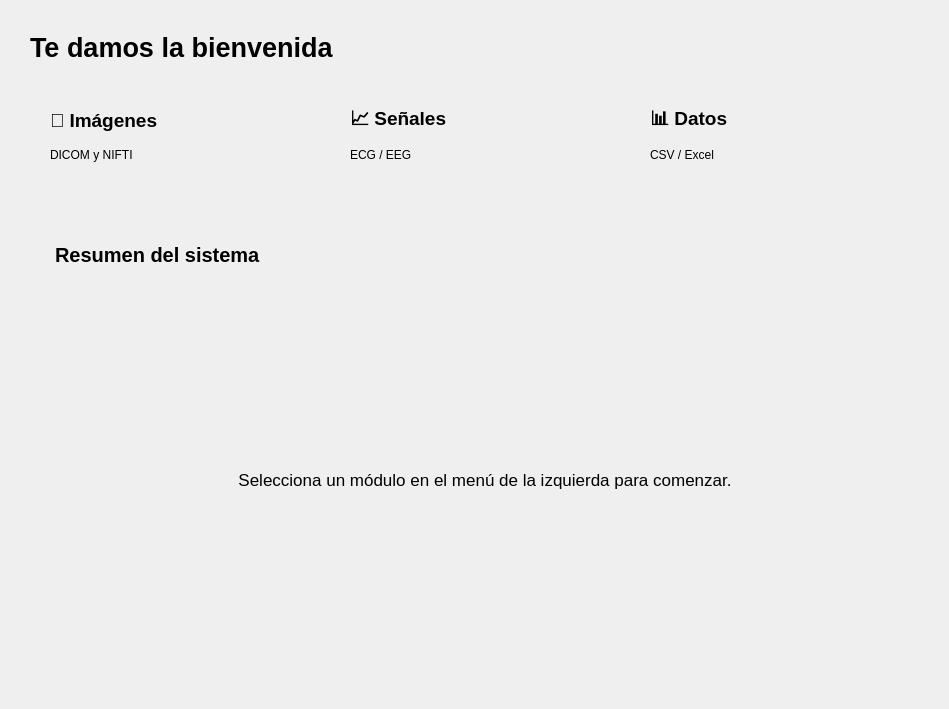
    <widget class="QWidget" name="pageInicio">
     <widget class="QLabel" name="labelBienvenidaUsuario">
      <property name="geometry"><rect><x>30</x><y>25</y><width>900</width><height>45</height></rect></property>
      <property name="font"><font><pointsize>20</pointsize><weight>75</weight><bold>true</bold></font></property>
      <property name="text"><string>Te damos la bienvenida</string></property>
     </widget>
     <widget class="QFrame" name="cardImagenes">
      <property name="geometry"><rect><x>30</x><y>90</y><width>280</width><height>110</height></rect></property>
      <widget class="QLabel" name="labelCardImg">
       <property name="geometry"><rect><x>20</x><y>15</y><width>240</width><height>30</height></rect></property>
       <property name="font"><font><pointsize>14</pointsize><weight>75</weight><bold>true</bold></font></property>
       <property name="text"><string>🧠 Imágenes</string></property>
      </widget>
      <widget class="QLabel" name="labelCardImgSub">
       <property name="geometry"><rect><x>20</x><y>52</y><width>240</width><height>25</height></rect></property>
       <property name="text"><string>DICOM y NIFTI</string></property>
      </widget>
     </widget>
     <widget class="QFrame" name="cardSenales">
      <property name="geometry"><rect><x>330</x><y>90</y><width>280</width><height>110</height></rect></property>
      <widget class="QLabel" name="labelCardSen">
       <property name="geometry"><rect><x>20</x><y>15</y><width>240</width><height>30</height></rect></property>
       <property name="font"><font><pointsize>14</pointsize><weight>75</weight><bold>true</bold></font></property>
       <property name="text"><string>📈 Señales</string></property>
      </widget>
      <widget class="QLabel" name="labelCardSenSub">
       <property name="geometry"><rect><x>20</x><y>52</y><width>240</width><height>25</height></rect></property>
       <property name="text"><string>ECG / EEG</string></property>
      </widget>
     </widget>
     <widget class="QFrame" name="cardDatos">
      <property name="geometry"><rect><x>630</x><y>90</y><width>280</width><height>110</height></rect></property>
      <widget class="QLabel" name="labelCardDat">
       <property name="geometry"><rect><x>20</x><y>15</y><width>240</width><height>30</height></rect></property>
       <property name="font"><font><pointsize>14</pointsize><weight>75</weight><bold>true</bold></font></property>
       <property name="text"><string>📊 Datos</string></property>
      </widget>
      <widget class="QLabel" name="labelCardDatSub">
       <property name="geometry"><rect><x>20</x><y>52</y><width>240</width><height>25</height></rect></property>
       <property name="text"><string>CSV / Excel</string></property>
      </widget>
     </widget>
     <widget class="QFrame" name="cardPrincipal">
      <property name="geometry"><rect><x>30</x><y>220</y><width>910</width><height>480</height></rect></property>
      <widget class="QLabel" name="labelAreaTitulo">
       <property name="geometry"><rect><x>25</x><y>20</y><width>860</width><height>30</height></rect></property>
       <property name="font"><font><pointsize>15</pointsize><weight>75</weight><bold>true</bold></font></property>
       <property name="text"><string>Resumen del sistema</string></property>
      </widget>
      <widget class="QLabel" name="labelAreaGeneral">
       <property name="geometry"><rect><x>25</x><y>60</y><width>860</width><height>400</height></rect></property>
       <property name="font"><font><pointsize>13</pointsize></font></property>
       <property name="text"><string>Selecciona un módulo en el menú de la izquierda para comenzar.</string></property>
       <property name="alignment"><set>Qt::AlignCenter</set></property>
       <property name="wordWrap"><bool>true</bool></property>
      </widget>
     </widget>
    </widget>
